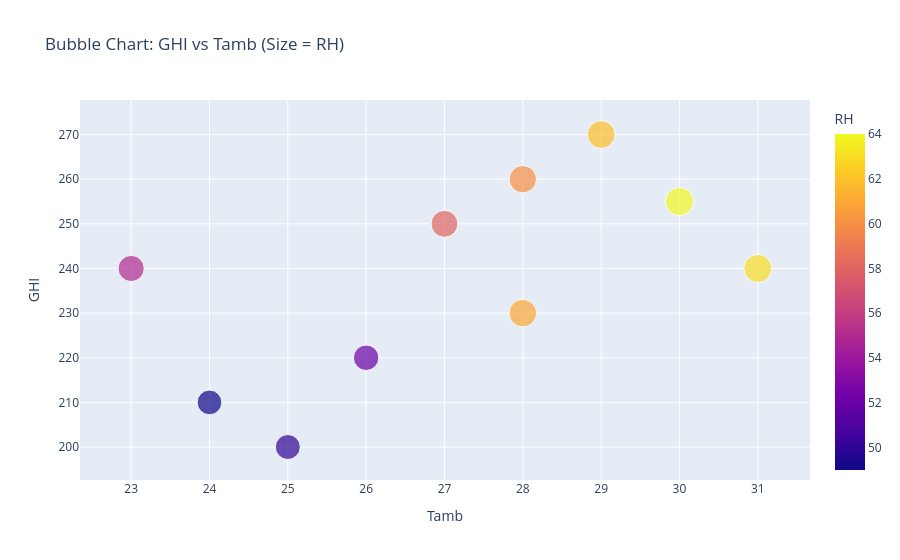

The code cell stored with this chart in its notebook:
### Code cell
fig = px.scatter(df_clean, x="Tamb", y="GHI", size="RH", color="RH",
                 title="Bubble Chart: GHI vs Tamb (Size = RH)")
fig.show()

### Figure 1 — Plotly figure (JSON) as saved in the notebook; plotly's stock layout.template omitted (floating-point values rounded to 4 significant figures)
{"data": [{"hovertemplate": "Tamb=%{x}<br>GHI=%{y}<br>RH=%{marker.color}<extra></extra>", "legendgroup": "", "marker": {"color": [50, 52, 49, 55, 58, 60, 62, 64, 63, 61], "coloraxis": "coloraxis", "size": [50, 52, 49, 55, 58, 60, 62, 64, 63, 61], "sizemode": "area", "sizeref": 0.16, "symbol": "circle"}, "mode": "markers", "name": "", "orientation": "v", "showlegend": false, "type": "scatter", "x": [25, 26, 24, 23, 27, 28, 29, 30, 31, 28], "xaxis": "x", "y": [200.0, 220.0, 210.0, 240.0, 250.0, 260.0, 270.0, 255.0, 240.0, 230.0], "yaxis": "y"}], "layout": {"coloraxis": {"colorbar": {"title": {"text": "RH"}}, "colorscale": [[0, "#0d0887"], [0.1111, "#46039f"], [0.2222, "#7201a8"], [0.3333, "#9c179e"], [0.4444, "#bd3786"], [0.5556, "#d8576b"], [0.6667, "#ed7953"], [0.7778, "#fb9f3a"], [0.8889, "#fdca26"], [1, "#f0f921"]]}, "legend": {"itemsizing": "constant", "tracegroupgap": 0}, "title": {"text": "Bubble Chart: GHI vs Tamb (Size = RH)"}, "xaxis": {"anchor": "y", "domain": [0, 1], "title": {"text": "Tamb"}}, "yaxis": {"anchor": "x", "domain": [0, 1], "title": {"text": "GHI"}}}}
